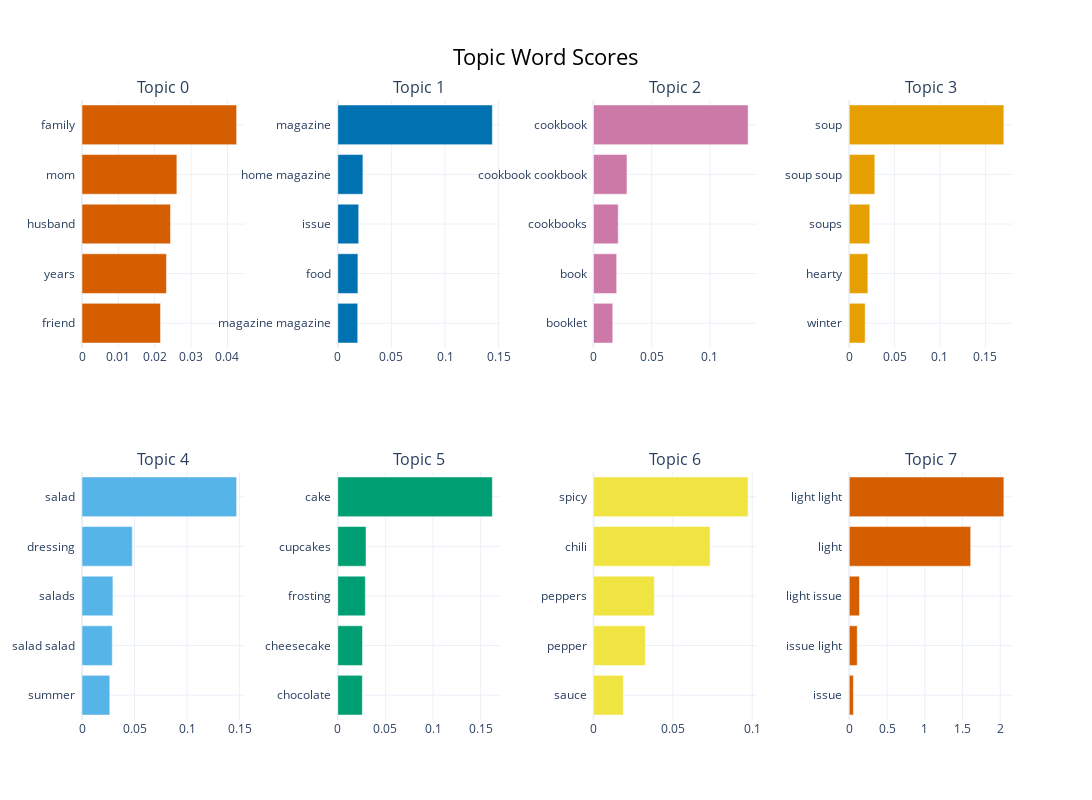

The notebook cell saved with this chart:
### Code cell
# Visualisation des relations entre les topics
topic_model.visualize_barchart(n_words=10, height=400, width=400)

### Figure 1 — Plotly figure (JSON) as saved in the notebook; plotly's stock layout.template omitted (floating-point values rounded to 4 significant figures)
{"data": [{"marker": {"color": "#D55E00"}, "orientation": "h", "type": "bar", "x": [0.02159, 0.02322, 0.02433, 0.02609, 0.04252], "xaxis": "x", "y": ["friend  ", "years  ", "husband  ", "mom  ", "family  "], "yaxis": "y"}, {"marker": {"color": "#0072B2"}, "orientation": "h", "type": "bar", "x": [0.01862, 0.0188, 0.01953, 0.02346, 0.1441], "xaxis": "x2", "y": ["magazine magazine  ", "food  ", "issue  ", "home magazine  ", "magazine  "], "yaxis": "y2"}, {"marker": {"color": "#CC79A7"}, "orientation": "h", "type": "bar", "x": [0.01653, 0.0199, 0.02123, 0.02874, 0.1328], "xaxis": "x3", "y": ["booklet  ", "book  ", "cookbooks  ", "cookbook cookbook  ", "cookbook  "], "yaxis": "y3"}, {"marker": {"color": "#E69F00"}, "orientation": "h", "type": "bar", "x": [0.01752, 0.02053, 0.02266, 0.0282, 0.1704], "xaxis": "x4", "y": ["winter  ", "hearty  ", "soups  ", "soup soup  ", "soup  "], "yaxis": "y4"}, {"marker": {"color": "#56B4E9"}, "orientation": "h", "type": "bar", "x": [0.02647, 0.02881, 0.02942, 0.04786, 0.1472], "xaxis": "x5", "y": ["summer  ", "salad salad  ", "salads  ", "dressing  ", "salad  "], "yaxis": "y5"}, {"marker": {"color": "#009E73"}, "orientation": "h", "type": "bar", "x": [0.02581, 0.02596, 0.02893, 0.02966, 0.1622], "xaxis": "x6", "y": ["chocolate  ", "cheesecake  ", "frosting  ", "cupcakes  ", "cake  "], "yaxis": "y6"}, {"marker": {"color": "#F0E442"}, "orientation": "h", "type": "bar", "x": [0.01879, 0.03269, 0.03834, 0.07346, 0.09741], "xaxis": "x7", "y": ["sauce  ", "pepper  ", "peppers  ", "chili  ", "spicy  "], "yaxis": "y7"}, {"marker": {"color": "#D55E00"}, "orientation": "h", "type": "bar", "x": [0.05519, 0.1056, 0.1357, 1.608, 2.047], "xaxis": "x8", "y": ["issue  ", "issue light  ", "light issue  ", "light  ", "light light  "], "yaxis": "y8"}], "layout": {"annotations": [{"font": {"size": 16}, "showarrow": false, "text": "Topic 0", "x": 0.0875, "xanchor": "center", "xref": "paper", "y": 1, "yanchor": "bottom", "yref": "paper"}, {"font": {"size": 16}, "showarrow": false, "text": "Topic 1", "x": 0.3625, "xanchor": "center", "xref": "paper", "y": 1, "yanchor": "bottom", "yref": "paper"}, {"font": {"size": 16}, "showarrow": false, "text": "Topic 2", "x": 0.6375, "xanchor": "center", "xref": "paper", "y": 1, "yanchor": "bottom", "yref": "paper"}, {"font": {"size": 16}, "showarrow": false, "text": "Topic 3", "x": 0.9125, "xanchor": "center", "xref": "paper", "y": 1, "yanchor": "bottom", "yref": "paper"}, {"font": {"size": 16}, "showarrow": false, "text": "Topic 4", "x": 0.0875, "xanchor": "center", "xref": "paper", "y": 0.4, "yanchor": "bottom", "yref": "paper"}, {"font": {"size": 16}, "showarrow": false, "text": "Topic 5", "x": 0.3625, "xanchor": "center", "xref": "paper", "y": 0.4, "yanchor": "bottom", "yref": "paper"}, {"font": {"size": 16}, "showarrow": false, "text": "Topic 6", "x": 0.6375, "xanchor": "center", "xref": "paper", "y": 0.4, "yanchor": "bottom", "yref": "paper"}, {"font": {"size": 16}, "showarrow": false, "text": "Topic 7", "x": 0.9125, "xanchor": "center", "xref": "paper", "y": 0.4, "yanchor": "bottom", "yref": "paper"}], "height": 800, "hoverlabel": {"bgcolor": "white", "font": {"family": "Rockwell", "size": 16}}, "showlegend": false, "title": {"font": {"color": "Black", "size": 22}, "text": "Topic Word Scores", "x": 0.5, "xanchor": "center", "yanchor": "top"}, "width": 1600, "xaxis": {"anchor": "y", "domain": [0, 0.175], "showgrid": true}, "xaxis2": {"anchor": "y2", "domain": [0.275, 0.45], "showgrid": true}, "xaxis3": {"anchor": "y3", "domain": [0.55, 0.725], "showgrid": true}, "xaxis4": {"anchor": "y4", "domain": [0.825, 1], "showgrid": true}, "xaxis5": {"anchor": "y5", "domain": [0, 0.175], "showgrid": true}, "xaxis6": {"anchor": "y6", "domain": [0.275, 0.45], "showgrid": true}, "xaxis7": {"anchor": "y7", "domain": [0.55, 0.725], "showgrid": true}, "xaxis8": {"anchor": "y8", "domain": [0.825, 1], "showgrid": true}, "yaxis": {"anchor": "x", "domain": [0.6, 1], "showgrid": true}, "yaxis2": {"anchor": "x2", "domain": [0.6, 1], "showgrid": true}, "yaxis3": {"anchor": "x3", "domain": [0.6, 1], "showgrid": true}, "yaxis4": {"anchor": "x4", "domain": [0.6, 1], "showgrid": true}, "yaxis5": {"anchor": "x5", "domain": [0, 0.4], "showgrid": true}, "yaxis6": {"anchor": "x6", "domain": [0, 0.4], "showgrid": true}, "yaxis7": {"anchor": "x7", "domain": [0, 0.4], "showgrid": true}, "yaxis8": {"anchor": "x8", "domain": [0, 0.4], "showgrid": true}}}
